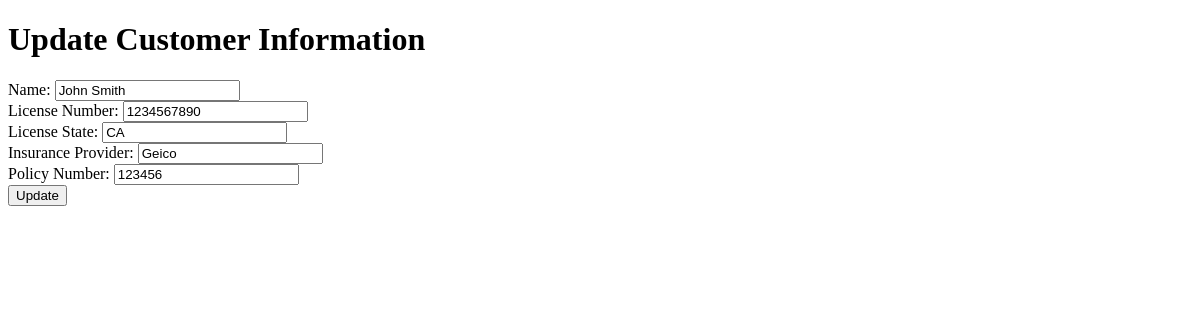
Before: /customer/1/update with the older database file.
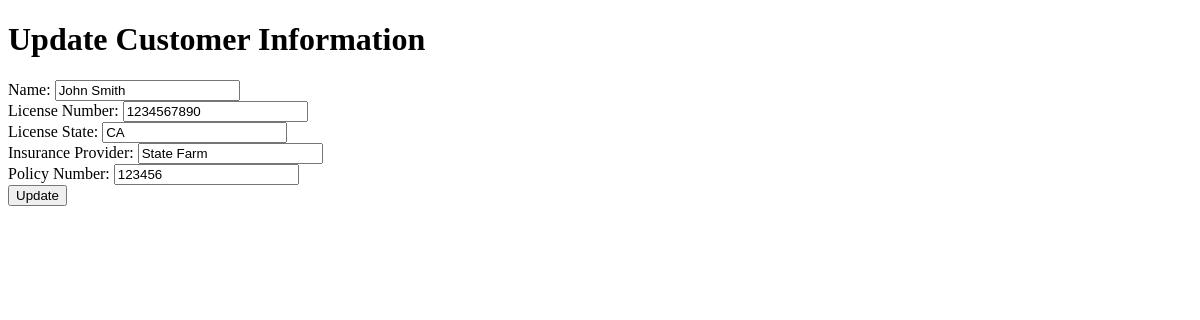
After: the same page with the newer database file.
### chi_api/models.py (models this page shows)
class Customer(models.Model):
    customer_id = models.AutoField(primary_key=True, blank=False, null=False)
    name = models.CharField(max_length=50, blank=True, null=True)
    license_number = models.CharField(max_length=10, blank=True, null=True)
    license_state = models.CharField(max_length=20, blank=True, null=True)
    insurance_provider = models.CharField(max_length=20, blank=True, null=True)
    policy_number = models.IntegerField(blank=True, null=True)
    class Meta:
        db_table = "customer"

### chi_api/views.py (the view, shortened to what this page needs)
# urls.py: path('customer/<int:id>/update', views.update_customer, name='update_customer'),
def update_customer(request, id):
    customer = Customer.objects.get(pk=id)
    context = {'customer': customer}
    return render(request, 'chi_api/update_customer.html', context)

### chi_api/templates/chi_api/update_customer.html (shortened to what this page needs)
<!DOCTYPE html>
<html>
  <head>
  </head>
  <body>
    <h1>Update Customer Information</h1>
    <form method="post">
      <label for="name">Name:</label>
      <input type="text" id="name" name="name" value="{{ customer.name }}"><br>
      <label for="license-number">License Number:</label>
      <input type="text" id="license_number" name="license_number" value="{{ customer.license_number }}"><br>
      <label for="license-state">License State:</label>
      <input type="text" id="license_state" name="license_state" value="{{ customer.license_state }}"><br>
      <label for="insurance-provider">Insurance Provider:</label>
      <input type="text" id="insurance_provider" name="insurance_provider" value="{{ customer.insurance_provider }}"><br>
      <label for="policy-number">Policy Number:</label>
      <input type="text" id="policy_number" name="policy_number" value="{{ customer.policy_number }}"><br>
      <input type="submit" value="Update">
    </form>
  </body>
</html>

Changed rows visible on the page:
changed Customer "John Smith": insurance_provider "Geico" → "State Farm"
